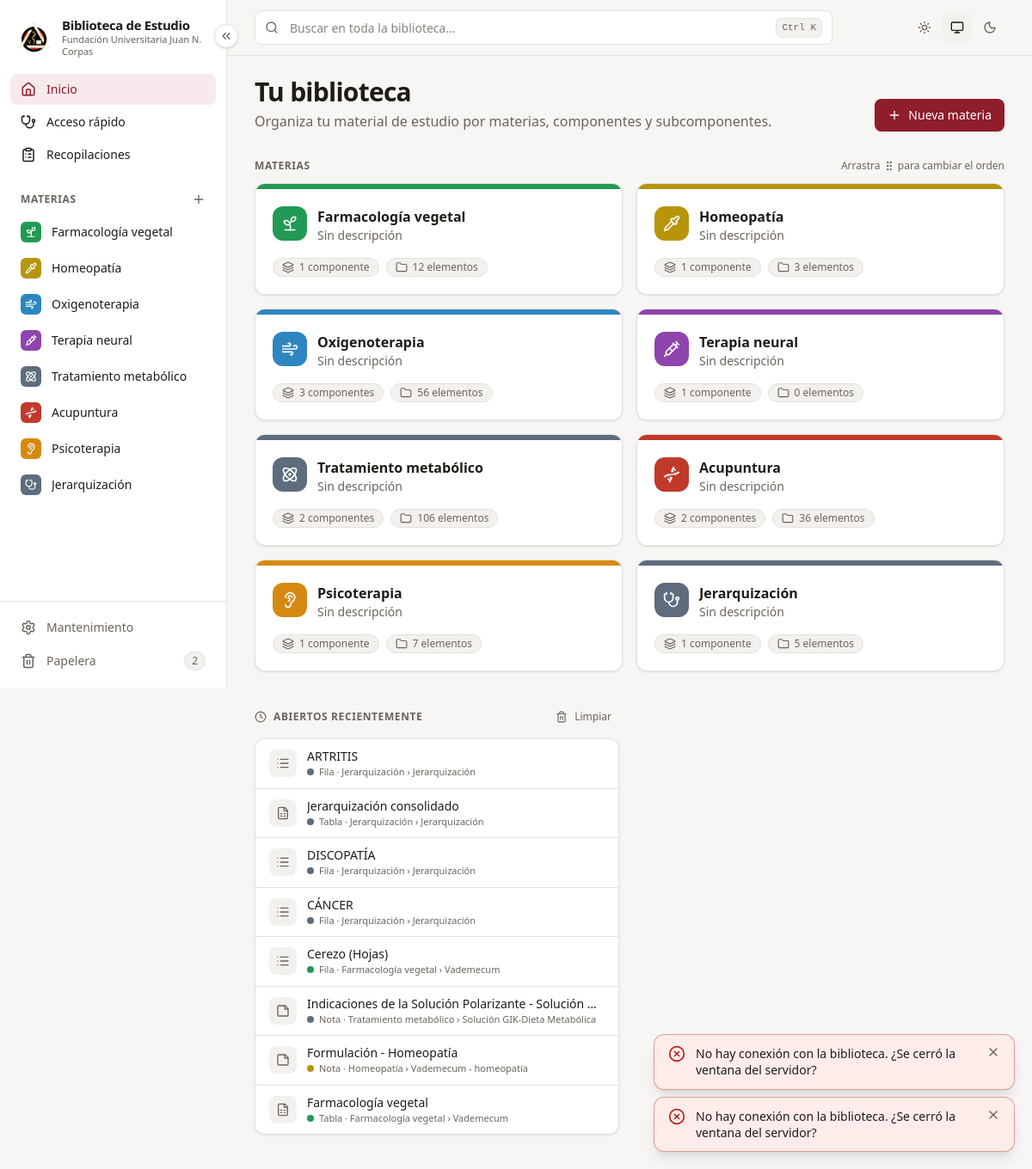
Before: / with the older database file.
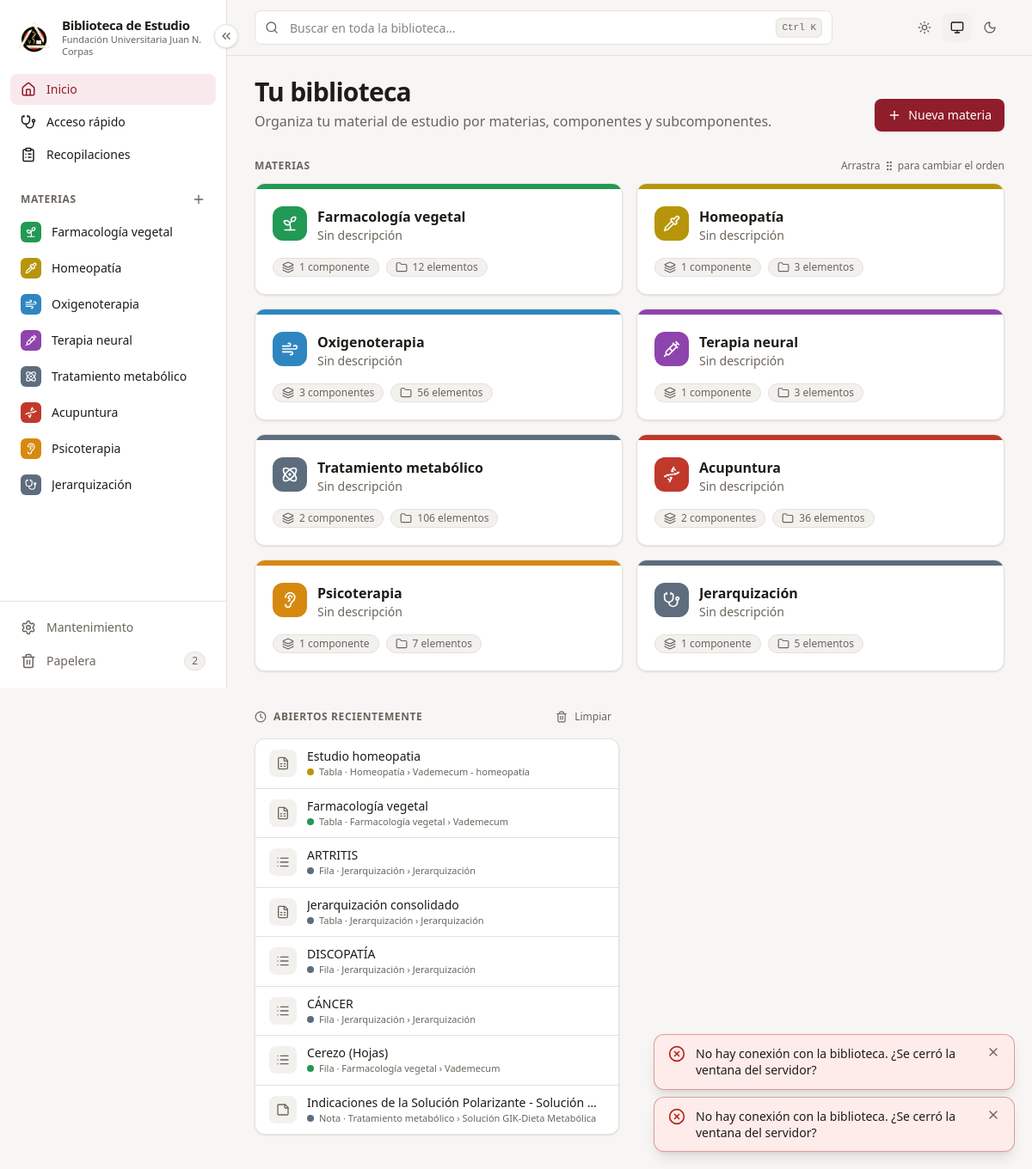
After: the same page with the newer database file.
### tables this page shows
CREATE TABLE materias (
        id           INTEGER PRIMARY KEY,
        nombre       TEXT    NOT NULL,
        slug         TEXT    NOT NULL,
        descripcion  TEXT    NOT NULL DEFAULT '',
        color        TEXT    NOT NULL,
        icono        TEXT    NOT NULL,
        orden        INTEGER NOT NULL DEFAULT 0,
        archivada    INTEGER NOT NULL DEFAULT 0,
        papelera_id  INTEGER,
        creado       TEXT    NOT NULL,
        actualizado  TEXT    NOT NULL
    );

CREATE TABLE recientes (
        tipo    TEXT    NOT NULL,      -- tabla | fila | pdf | imagen | nota
        ref_id  INTEGER NOT NULL,
        visto   TEXT    NOT NULL,
        PRIMARY KEY (tipo, ref_id)
    );

### app/routers/paginas.py (the view)
@router.get("/")
def inicio(request: Request, con: sqlite3.Connection = Depends(obtener_db)):
    from ..services import favoritos as fav
    from ..services import imagenes, pdfs
    return pagina(request, con, "paginas/inicio.html",
                  materias=bib.listar_materias(con), archivadas=bib.listar_materias(con, archivadas=True),
                  recientes=fav.recientes(con, 8), favoritos=fav.favoritos(con, 12),
                  ocr_paginas=pdfs.ocr_pendiente_total(con), ocr_imagenes=imagenes.ocr_pendientes(con))

### app/templates/paginas/inicio.html (shortened to what this page needs)
{% extends "base.html" %}
{% from "macros.html" import icono, ficha_materia, vacio, boton_modal, plural %}
{% block contenido %}
<div class="mb-8 flex flex-wrap items-end justify-between gap-4">
  <div>
    <h1 class="text-2xl font-bold tracking-tight sm:text-3xl">Tu biblioteca</h1>
    <p class="mt-1 text-tenue">Organiza tu material de estudio por materias, componentes y subcomponentes.</p>
  </div>
  {% if materias %}{{ boton_modal("/materias/nueva", "Nueva materia") }}{% endif %}
</div>
{% if not materias and not archivadas %}
  {% call vacio("graduation-cap", "Aún no hay materias. Crea la primera",
               "Una materia agrupa todo lo de una asignatura (por ejemplo Anatomía o Farmacología). Dentro podrás crear componentes como «Parcial 1» o «Atlas» y cargar Excel, PDF, imágenes y notas.") %}
    {{ boton_modal("/materias/nueva", "Crear la primera materia") }}
  {% endcall %}
{% else %}
  <section aria-labelledby="t-materias">
    <div class="mb-3 flex items-center justify-between">
      <h2 id="t-materias" class="titulo-seccion">Materias</h2>
      {% if materias|length > 1 %}<p class="hidden text-xs text-tenue sm:block">Arrastra {{ icono("grip-vertical", "inline size-3.5 -mt-0.5") }} para cambiar el orden</p>{% endif %}
    </div>
    {% if materias %}
    <ul class="grid gap-4 sm:grid-cols-2 xl:grid-cols-3 2xl:grid-cols-4" x-data="ordenable" data-url="/materias/orden">
      {% for m in materias %}
      <li data-id="{{ m.id }}" class="tarjeta group relative flex flex-col overflow-hidden transition hover:-translate-y-0.5 hover:border-borde-fuerte">
        <span class="h-1.5 w-full" style="background: {{ m.color_hex }}"></span>
        <div class="flex flex-1 flex-col gap-3 p-5">
          <div class="flex items-start gap-3">
            {{ ficha_materia(m) }}
            <div class="min-w-0 flex-1">
              <h3 class="truncate text-base font-semibold"><a href="/materias/{{ m.id }}" class="after:absolute after:inset-0">{{ m.nombre }}</a></h3>
              <p class="line-clamp-2 text-sm text-tenue">{{ m.descripcion or "Sin descripción" }}</p>
            </div>
          </div>
          <div class="mt-auto flex flex-wrap gap-2 pt-1">
            <span class="chip">{{ icono("layers", "size-3.5") }}{{ plural(m.num_componentes, "componente", "componentes") }}</span>
            <span class="chip">{{ icono("folder", "size-3.5") }}{{ plural(m.num_elementos, "elemento", "elementos") }}</span>
          </div>
        </div>
      </li>
      {% endfor %}
    </ul>
    {% else %}
      <p class="rounded-xl border border-dashed border-borde-fuerte p-6 text-center text-sm text-tenue">Todas tus materias están archivadas.</p>
    {% endif %}
  </section>
  {% if recientes or favoritos %}
  <div class="mt-10 grid gap-6 lg:grid-cols-2">
    {% for titulo_seccion, ic, lista, vacio_txt in [("Abiertos recientemente", "clock", recientes, ""), ("Favoritos", "star", favoritos, "")] %}
    {% if lista %}
    <section>
      <div class="mb-3 flex items-center justify-between gap-2">
        <h2 class="titulo-seccion flex items-center gap-2">{{ icono(ic, "size-3.5") }}{{ titulo_seccion }}</h2>
        {% set ruta, pregunta = ("/recientes/limpiar", "¿Limpiar la lista de abiertos recientemente?") if ic == "clock"
                                else ("/favoritos/limpiar", "¿Quitar todos los favoritos?") %}
        <button type="button" class="btn-fantasma -my-1 px-2 py-1 text-xs" hx-post="{{ ruta }}"
                hx-confirm="{{ pregunta }} Los documentos no se borran." data-confirmar-boton="Limpiar">
          {{ icono("trash-2", "size-3.5") }}Limpiar</button>
      </div>
      <ul class="tarjeta divide-y divide-borde overflow-hidden">
        {% for e in lista %}
        <li><a href="{{ e.url }}" class="flex items-center gap-3 px-4 py-2.5 hover:bg-superficie-2/70">
          <span class="grid size-8 shrink-0 place-items-center rounded-lg bg-superficie-2 text-tenue">{{ icono(e.icono, "size-4") }}</span>
          <span class="min-w-0 flex-1">
            <span class="block truncate text-sm font-medium">{{ e.titulo }}</span>
            <span class="flex items-center gap-1.5 truncate text-[11px] text-tenue"><span class="size-2 shrink-0 rounded-full" style="background: {{ e.color }}"></span>{{ e.nombre_tipo }} · {{ e.ubicacion }}</span>
          </span>
        </a></li>
        {% endfor %}
      </ul>
    </section>
    {% endif %}
    {% endfor %}
  </div>
  {% endif %}
{% endif %}
{% endblock %}

### app/templates/base.html (shortened to what this page needs)
{% from "macros.html" import icono, migas as dibujar_migas %}
<!doctype html>
<html lang="es" data-theme="claro" data-sprite="{{ SPRITE }}">
<head>
  <link rel="stylesheet" href="/static/css/app.css?v={{ version_estaticos() }}">
</head>
<body hx-boost="true">
  <div class="flex min-h-screen">
    {% include "parciales/barra_lateral.html" %}
    <div class="flex min-w-0 flex-1 flex-col">
      <header class="sticky top-0 z-20 border-b border-borde bg-fondo/85 backdrop-blur">
        <div class="flex items-center gap-3 px-4 py-3 sm:px-6 lg:px-8">
          <form action="/buscar" method="get" role="search" class="relative flex-1 max-w-2xl" x-data
                @submit.prevent="$dispatch('abrir-paleta', { q: $refs.global.value })">
            <span class="pointer-events-none absolute left-3 top-1/2 -translate-y-1/2 text-tenue">{{ icono("search") }}</span>
            <input id="buscador-global" x-ref="global" name="q" type="search" value="" autocomplete="off" readonly
                   placeholder="Buscar en toda la biblioteca…"
                   @click="$dispatch('abrir-paleta', { q: '' })"
                   @keydown.enter.prevent="$dispatch('abrir-paleta', { q: '' })" @keydown.space.prevent="$dispatch('abrir-paleta', { q: '' })"
                   class="campo h-10 cursor-pointer pl-10 pr-16 bg-superficie">
            <kbd class="pointer-events-none absolute right-3 top-1/2 hidden -translate-y-1/2 rounded-md border border-borde bg-superficie-2 px-1.5 py-0.5 text-[11px] font-medium text-tenue sm:block"
                 x-text="navigator.platform.toUpperCase().includes('MAC') ? '⌘ K' : 'Ctrl K'">Ctrl K</kbd>
          </form>
          <div class="ml-auto hidden items-center gap-1 sm:flex" x-data role="group" aria-label="Tema de color">
            {% for valor, nombre, ic in [("claro", "Modo claro", "sun"), ("sistema", "Según el sistema", "monitor"), ("oscuro", "Modo oscuro", "moon")] %}
            <button type="button" class="btn-icono" title="{{ nombre }}" aria-label="{{ nombre }}"
                    :class="$store.tema.valor === '{{ valor }}' && 'bg-superficie-2 text-texto'"
                    @click="$store.tema.poner('{{ valor }}')">{{ icono(ic) }}</button>
            {% endfor %}
          </div>
        </div>
      </header>
      <main id="contenido" class="w-full flex-1 px-4 pb-24 pt-6 sm:px-6 lg:px-8 lg:pb-10">
        {% block contenido %}{% endblock %}
      </main>
    </div>
  </div>
  <div x-data="avisos" @aviso.window="mostrar($event.detail)" aria-live="polite"
       class="pointer-events-none fixed bottom-5 right-5 z-[60] flex w-[min(420px,calc(100vw-2.5rem))] flex-col gap-2">
    <template x-for="a in lista" :key="a.id">
      <div class="pointer-events-auto flex items-start gap-3 rounded-xl border px-4 py-3 text-sm shadow-lg"
           :class="{
             'border-exito/30 bg-exito-suave text-texto': a.tipo === 'exito',
             'border-peligro/40 bg-peligro-suave text-texto': a.tipo === 'error',
             'border-alerta/40 bg-alerta-suave text-texto': a.tipo === 'aviso'
           }" x-transition.opacity>
        <span :class="{ 'text-exito': a.tipo === 'exito', 'text-peligro': a.tipo === 'error', 'text-alerta': a.tipo === 'aviso' }">
          <template x-if="a.tipo === 'error'">{{ icono("circle-x", "size-5") }}</template>
        </span>
        <p class="flex-1 leading-snug" x-text="a.mensaje"></p>
        <button type="button" class="-m-1 rounded p-1 text-tenue hover:text-texto" @click="quitar(a.id)" aria-label="Cerrar aviso">{{ icono("x") }}</button>
      </div>
    </template>
  </div>
</body>
</html>

### app/templates/macros.html (shortened to what this page needs)
{% macro icono(nombre, clase="size-4") -%}
<svg class="ic {{ clase }}" aria-hidden="true"><use href="{{ SPRITE }}#{{ nombre }}"/></svg>
{%- endmacro %}
{% macro ficha_materia(m, clase="size-10", tam_icono="size-5") -%}
<span class="grid {{ clase }} shrink-0 place-items-center rounded-xl text-white"
      style="background: {{ m.color_hex }}">{{ icono(m.icono, tam_icono) }}</span>
{%- endmacro %}
{% macro boton_modal(url, texto, nombre_icono="plus", clase="btn-primario") -%}
<button type="button" class="{{ clase }}" hx-get="{{ url }}" hx-target="#modal" hx-swap="innerHTML">
  {{ icono(nombre_icono) }}{{ texto }}
</button>
{%- endmacro %}
{% macro plural(n, singular, plural_) -%}{{ n }} {{ singular if n == 1 else plural_ }}{%- endmacro %}

### app/templates/parciales/barra_lateral.html (shortened to what this page needs)
{% from "macros.html" import icono %}
<aside class="barra-lateral sticky top-0 z-30 hidden h-screen shrink-0 flex-col border-r border-borde bg-superficie lg:flex" aria-label="Menú principal">
  <button type="button" class="boton-plegar absolute -right-3.5 top-7 z-10 grid size-7 place-items-center rounded-full border border-borde bg-superficie text-tenue shadow-sm hover:border-marca hover:text-marca"
          x-data @click="$store.menu.alternar()" :title="$store.menu.plegado ? 'Desplegar menú' : 'Replegar menú'"
          :aria-label="$store.menu.plegado ? 'Desplegar menú' : 'Replegar menú'">
    {{ icono("chevrons-left", "size-4 transition-transform") }}
  </button>
  <a href="/" class="item-menu flex items-center gap-3 px-5 pb-5 pt-5">
    <img src="/static/marca/logo-corpas.png" alt="Escudo de la {{ INSTITUCION }}" class="size-10 shrink-0 object-contain">
    <span class="solo-desplegado leading-tight">
      <strong class="block text-[15px] tracking-tight">{{ NOMBRE_APP }}</strong>
      <span class="block text-[11px] text-tenue">{{ INSTITUCION }}</span>
    </span>
  </a>
  <nav class="flex min-h-0 flex-1 flex-col gap-0.5 overflow-y-auto px-3 pb-3">
    {% set en_inicio = request.url.path == "/" %}
    <a href="/" title="Inicio" class="item-menu flex items-center gap-3 rounded-lg px-3 py-2 text-sm font-medium {{ 'bg-marca-suave text-marca' if en_inicio else 'text-texto hover:bg-superficie-2' }}">
      {{ icono("house", "size-[18px]") }}<span class="solo-desplegado">Inicio</span>
    </a>
    {% set en_dx = request.url.path.startswith("/acceso-rapido") %}
    <a href="/acceso-rapido" title="Acceso rápido por síntomas" class="item-menu flex items-center gap-3 rounded-lg px-3 py-2 text-sm font-medium {{ 'bg-marca-suave text-marca' if en_dx else 'text-texto hover:bg-superficie-2' }}">
      {{ icono("stethoscope", "size-[18px]") }}<span class="solo-desplegado">Acceso rápido</span>
    </a>
    {% set en_recop = request.url.path.startswith("/recopilaciones") %}
    <a href="/recopilaciones" title="Recopilaciones" class="item-menu flex items-center gap-3 rounded-lg px-3 py-2 text-sm font-medium {{ 'bg-marca-suave text-marca' if en_recop else 'text-texto hover:bg-superficie-2' }}">
      {{ icono("clipboard-list", "size-[18px]") }}<span class="solo-desplegado">Recopilaciones</span>
    </a>
    <div class="solo-desplegado mt-5 mb-1 flex items-center justify-between px-3">
      <span class="titulo-seccion">Materias</span>
      <button type="button" class="-mr-1 rounded-md p-1 text-tenue hover:bg-superficie-2 hover:text-marca" title="Nueva materia" aria-label="Nueva materia"
              hx-get="/materias/nueva" hx-target="#modal">{{ icono("plus") }}</button>
    </div>
    {% for m in materias_menu %}
      {% set activa = materia_activa|default(None) == m.id %}
      <a href="/materias/{{ m.id }}" title="{{ m.nombre }}"
         class="item-menu group flex items-center gap-3 rounded-lg px-3 py-2 text-sm {{ 'bg-superficie-2 font-semibold text-texto' if activa else 'text-texto hover:bg-superficie-2' }}">
        <span class="grid size-6 shrink-0 place-items-center rounded-md text-white" style="background: {{ m.color_hex }}">{{ icono(m.icono, "size-3.5") }}</span>
        <span class="solo-desplegado min-w-0 flex-1 truncate">{{ m.nombre }}</span>
      </a>
    {% else %}
      <p class="solo-desplegado px-3 py-2 text-xs text-tenue">Aún no hay materias.</p>
    {% endfor %}
  </nav>
  <div class="flex flex-col gap-0.5 border-t border-borde p-3">
    <a href="/mantenimiento" title="Mantenimiento y respaldos"
       class="item-menu flex items-center gap-3 rounded-lg px-3 py-2 text-sm {{ 'bg-superficie-2 font-semibold' if request.url.path == '/mantenimiento' else 'text-tenue hover:bg-superficie-2 hover:text-texto' }}">
      {{ icono("settings", "size-[18px]") }}<span class="solo-desplegado flex-1">Mantenimiento</span>
    </a>
    <a href="/papelera" title="Papelera"
       class="item-menu flex items-center gap-3 rounded-lg px-3 py-2 text-sm {{ 'bg-superficie-2 font-semibold' if request.url.path == '/papelera' else 'text-tenue hover:bg-superficie-2 hover:text-texto' }}">
      {{ icono("trash-2", "size-[18px]") }}<span class="solo-desplegado flex-1">Papelera</span>
      {% if en_papelera %}<span class="solo-desplegado chip px-2">{{ en_papelera }}</span>{% endif %}
    </a>
  </div>
</aside>

### app/static/css/app.css (style rules this page uses)
:root { color-scheme:light;--fondo:#f7f6f4;--superficie:#fff;--superficie-2:#f3f1ee;--superficie-3:#e9e6e1;--borde:#e5e1db;--borde-fuerte:#d2ccc3;--texto:#1f1b17;--tenue:#6b645c;--marca:#8f1d2c;--marca-fuerte:#721421;--marca-suave:#f8eaec;--sobre-marca:#fff;--oro:#9c7716;--oro-suave:#f7efda;--exito:#1b7a4b;--exito-suave:#e2f3e9;--peligro:#b42318;--peligro-suave:#fdecea;--alerta:#8a5a00;--alerta-suave:#fff3d6;--sombra:0 1px 2px #1f1b170d, 0 1px 3px #1f1b170f;--sombra-alta:0 24px 60px #140c0838 }
.barra-lateral { width:16.5rem;transition:width .2s }

Changed rows visible on the page:
no longer on this page (row unchanged): recientes: titulo "Formulación - Homeopatía", nombre_tipo "Nota", ubicacion "Homeopatía › Vademecum - homeopatía"
computed for materias "Terapia neural": n "1 0" → "1 3"
added recientes: titulo "Estudio homeopatia", nombre_tipo "Tabla", ubicacion "Homeopatía › Vademecum - homeopatía"
changed recientes (number 2 of 8 on the later page): moves up the list
